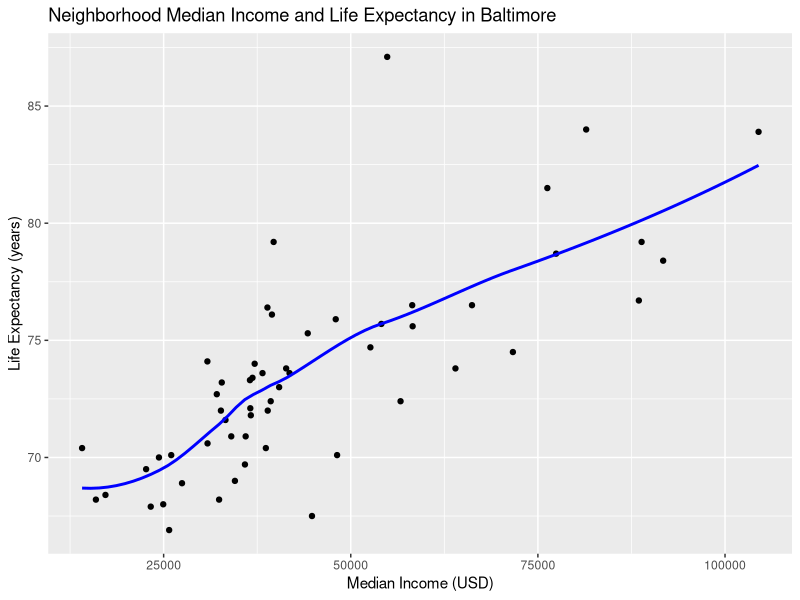

The R script that drew this image:
######### Epidemiologic Methods 3 ##############################################

# Lab 1: Life Expectancy and Household Income in Baltimore

##### Load Packages and Data ###################################################

# Note: If you want to clear all of the objects from your global environment,
# which is like the `clear` command in Stata, remove the next hashtag:
# rm(list = ls())

# Load Packages
# Note: Use install.packages("[name_of_package]") if a package is not installed.
library(tidyverse)
library(haven)

# Import Data
epi_data <- read_dta("2020_Epi753_Lab1.dta")

# Remove Extraneous Rows from Stata Data File
# Note: The haven package contains several functions that can be used to read
# data generated by other statistical packages, including Stata and SAS.
epi_data <- head(epi_data, 56)

# Avoid Scientific Notation for Comparability to Stata Output
options(scipen = 9999)

##### Background ###############################################################

# Summarize Life Expectancy
# Note: Type `?summarize` for help file on how to include additional statistics.
summarize(epi_data, obs = n(),
    mean = mean(LifeExpectancy),
    sd = sd(LifeExpectancy),
    var = var(LifeExpectancy),
    min = min(LifeExpectancy),
    max = max(LifeExpectancy))

# Note: With quantile(), you can specify the quantiles to return using the
# probs argument, as shown here.
# Note: There are multiple algorithms for calculating quantiles. Below,
# type = 6 will produce results that are very close to Stata's.
quantile(epi_data$LifeExpectancy, 
    probs = c(0.01, 0.05, 0.10, 0.25, 0.50, 0.75, 0.90, 0.95, 0.99),
    type = 6)

# Summarize Median Income
summarize(epi_data, obs = n(),
    mean = mean(MedianIncome),
    sd = sd(MedianIncome),
    var = var(MedianIncome),
    min = min(MedianIncome),
    max = max(MedianIncome))

quantile(epi_data$MedianIncome, 
    probs = c(0.01, 0.05, 0.10, 0.25, 0.50, 0.75, 0.90, 0.95, 0.99),
    type = 6)

# View Select Variables
epi_data2 <- select(epi_data, 
    CommunityStatisticalArea, 
    LifeExpectancy, 
    MedianIncome)
View(epi_data2)

##### Question 1 (in-class) ####################################################

# Graph of Relationship of Life Expectancy and Income
g <- ggplot(aes(MedianIncome, LifeExpectancy), data = epi_data)

g + geom_point() +
    geom_smooth(method = "loess", se = FALSE, col = "blue") +
    labs(title = "Neighborhood Median Income and Life Expectancy in Baltimore",
         x = "Median Income (USD)", 
         y = "Life Expectancy (years)")

##### Questions 1-2 (at-home) ##################################################

# Model 1: Income Modeled as Binary Variable
epi_data <- epi_data %>% mutate(inclt35_bin = ifelse(MedianIncome < 35000, 1, 0))
summary(lm(LifeExpectancy ~ inclt35_bin, data = epi_data))

##### Questions 3-4 (at-home) ##################################################

# Model 2: Income Modeled as Disjoint Categorical Variables

epi_data$income_ind <- cut(epi_data$MedianIncome, 
    breaks = c(0, 30853, 36569.4, 40618.4, 58243.6, 105000), 
    labels = c(1, 2, 3, 4, 5))

summary(lm(LifeExpectancy ~ income_ind, data = epi_data))

##### Question 5 (at-home) #####################################################

# Model 3: Income Modeled as an Ordinal Variable with Categorical Scores of 0-4
epi_data <- epi_data %>% mutate(income_qt1 = 
    ifelse(income_ind == 1, 1,
    ifelse(income_ind == 2, 2,
    ifelse(income_ind == 3, 3,
    ifelse(income_ind == 4, 4,
    ifelse(income_ind == 5, 5, NA))))))

summary(lm(LifeExpectancy ~ income_qt1, data = epi_data))

##### Question 5 (at-home) #####################################################

# Add a figure to compare regression curves (1)

##### Question 6-7 (at-home) ###################################################

# Model 4: Income Modeled as Continuous Variable (untransformed)
summary(lm(LifeExpectancy ~ MedianIncome, data = epi_data))

##### Question 8-9 (at-home) ###################################################

# Model 5: Income Modeled as Continuous Variable (centered and scaled)
summarize(epi_data, 
    mean = mean(MedianIncome), 
    sd = sd(MedianIncome))

epi_data <- mutate(epi_data, income_c_s = (MedianIncome - 44608) / 20340)

summary(lm(LifeExpectancy ~ income_c_s, data = epi_data))

##### Question 8 (in-class) ####################################################

# Add a figure to compare regression curves (2)

##### Reaching Beyond ##########################################################

# Fractional Polynomial Regression (Method 1)
epi_data <- epi_data %>% mutate(
    misq   = MedianIncome ^ 2, 
    micu   = MedianIncome ^ 3, 
    sqrtmi = MedianIncome ^ 0.5)

summary(lm(LifeExpectancy ~ MedianIncome + misq + micu + sqrtmi, data = epi_data))

# Fractional Polynomial Regression (Method 2)
# Note: An equivalent to the `fp` commands in Stata is needed.
